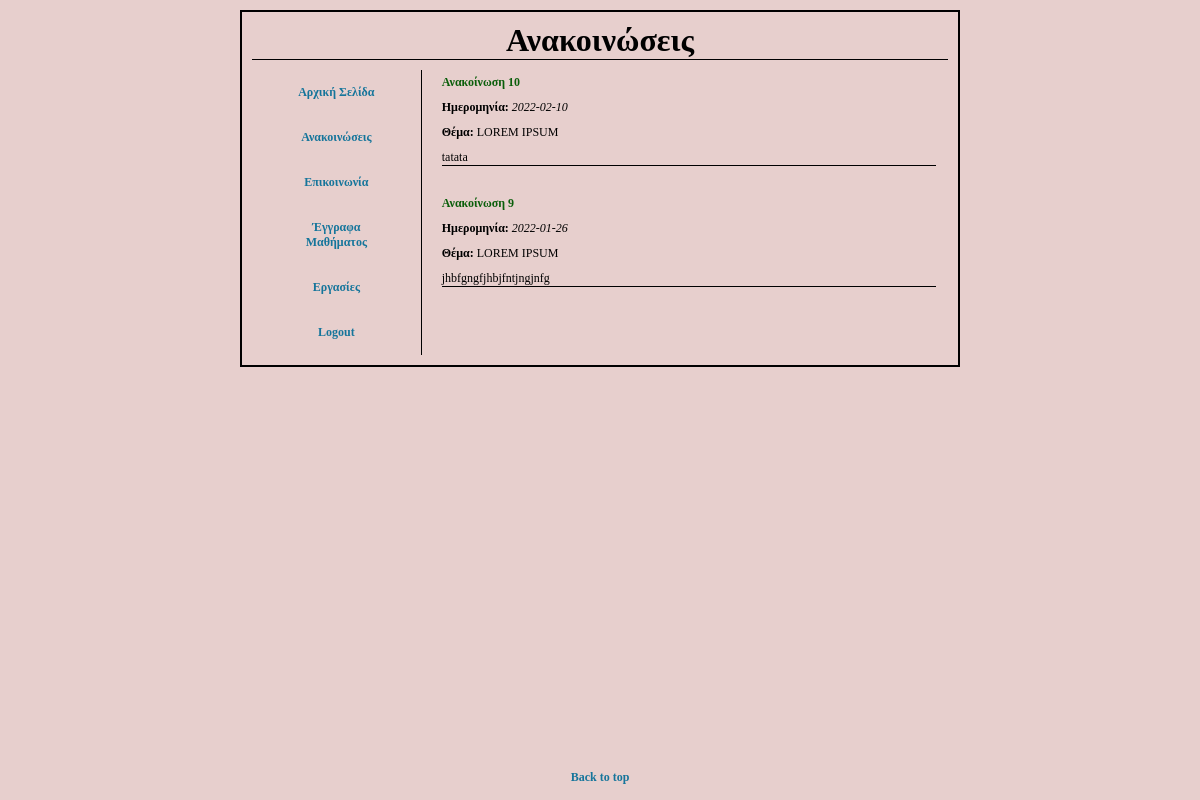
Screenshot of /announcement.php with the database file from the repository.
### tables this page shows
CREATE TABLE `announcement` (
  `id` int(11) NOT NULL,
  `date` date NOT NULL,
  `subject` varchar(150) NOT NULL,
  `text` varchar(10000) NOT NULL
);

### announcement.php (the view, shortened to what this page needs)
<!DOCTYPE html>
<?php
$db = mysqli_connect('localhost', 'root', '', 'student3350partb') or die("could not connect to db");
?>
<html>
<head>
    <link rel="stylesheet" type="text/css" href="./styles.css" />
</head>
<body>
    <div class="page">
        <h1 class="title-container">Ανακοινώσεις</h1>
        <div class="flex-parent-element">
            <div class="flex-child-element subflex first">
                <ul class="menu">
                    <li> <a href="./index.php" class="button">Αρχική Σελίδα</a></li>
                    <li> <a href="./announcement.php" class="button">Ανακοινώσεις</a></li>
                    <li> <a href="./communication.php" class="button">Επικοινωνία</a></li>
                    <li> <a href="./documents.php" class="button">Έγγραφα Μαθήματος</a></li>
                    <li> <a href="./homework.php" class="button">Εργασίες</a></li>
                    <li> <a href="./login.php" class="button">Logout</a></li>
                </ul>
            </div>
            <div class="flex-child-element second text-div">
                <ul>
                    <?php
                    $query = "SELECT * FROM announcement ORDER BY id DESC";
                    $results = mysqli_query($db, $query);
                    while ($row = mysqli_fetch_array($results)) {
                        $id = $row['id'];
                        $date = $row['date'];
                        $subject = $row['subject'];
                        $text = $row['text'];
                        echo "<li class=\"announcement-container\">
                        <section>
                            <h2 class=\"heading2\">Ανακοίνωση";
                        echo " $id </h2>";
                        echo "<p class=\"announcement-subtitle\"> <b>Ημερομηνία:</b>";
                        echo " <em> $date </em> </p> \n";
                        echo "<p class=\"announcement-subtitle\"> <b>Θέμα:</b> ";
                        echo " $subject</p> \n";
                        echo "<p class=\"list-text withborder\"> ";
                        echo " $text</p> \n";
                        echo " </section> </li>";
                    }
                    ?>
                </ul>
            </div>
        </div>
    </div>
    <footer>
        <a href="./announcement.php" class="button">Back to top</a>
    </footer>
</body>
</html>

### styles.css (style rules this page uses)
html, body { padding: 0px; margin: 0px; font-family: Georgia, serif; overflow-y: visible; scroll-behavior: smooth; overflow-x: hidden; background-color: rgb(231, 207, 205); height: 100vh; width: 100vw; display: flex; flex-direction: column; align-items: center; }
* { box-sizing: border-box; padding: 0; margin: 0; }
ul.menu { list-style-type: none; text-align: center; }
.page { border: 2px solid; margin: auto; width: 60%; padding: 10px; margin-top: 10px; }
.title-container { align-self: center; text-align: center; border-bottom: 1px solid; margin-bottom: 5px; text-align: center; }
.button { border: none; padding: 15px 32px; text-align: center; text-decoration: none; display: inline-block; font-size: 1vw; cursor: pointer; font-weight: bold; color: rgb(21, 117, 155); width: 100%; }
.flex-parent-element { display: flex; width: 100%; }
.flex-child-element { margin-top: 5px; width: 100%; }
.subflex { border-right: 1px solid; }
.first { flex: 0.25; }
.second { flex: 0.75; }
.flex-child-element:first-child { margin-right: 20px; }
.text-div { margin-top: 10px; margin-bottom: 10px; font-size: 1vw; }
.heading2 { color: rgb(10, 94, 10); font-size: 1vw; }
.announcement-container { width: auto; height: auto; margin-bottom: 30px; }
.list-text { text-align: left; font-size: 1vw; flex-grow: 1; margin-right: 12px; }
.withborder { border-bottom: 1px solid; }
.announcement-subtitle { font-size: 1vw; flex-grow: 1; margin-top: 10px; margin-bottom: 10px; }
li { text-align: -webkit-match-parent; }
ul { list-style-type: none; }
section { display: block; }

### rows the page displays
announcement: id "10", date "2022-02-10", subject "LOREM IPSUM", text "tatata"
announcement: id "9", date "2022-01-26", subject "LOREM IPSUM", text "jhbfgngfjhbjfntjngjnfg"
